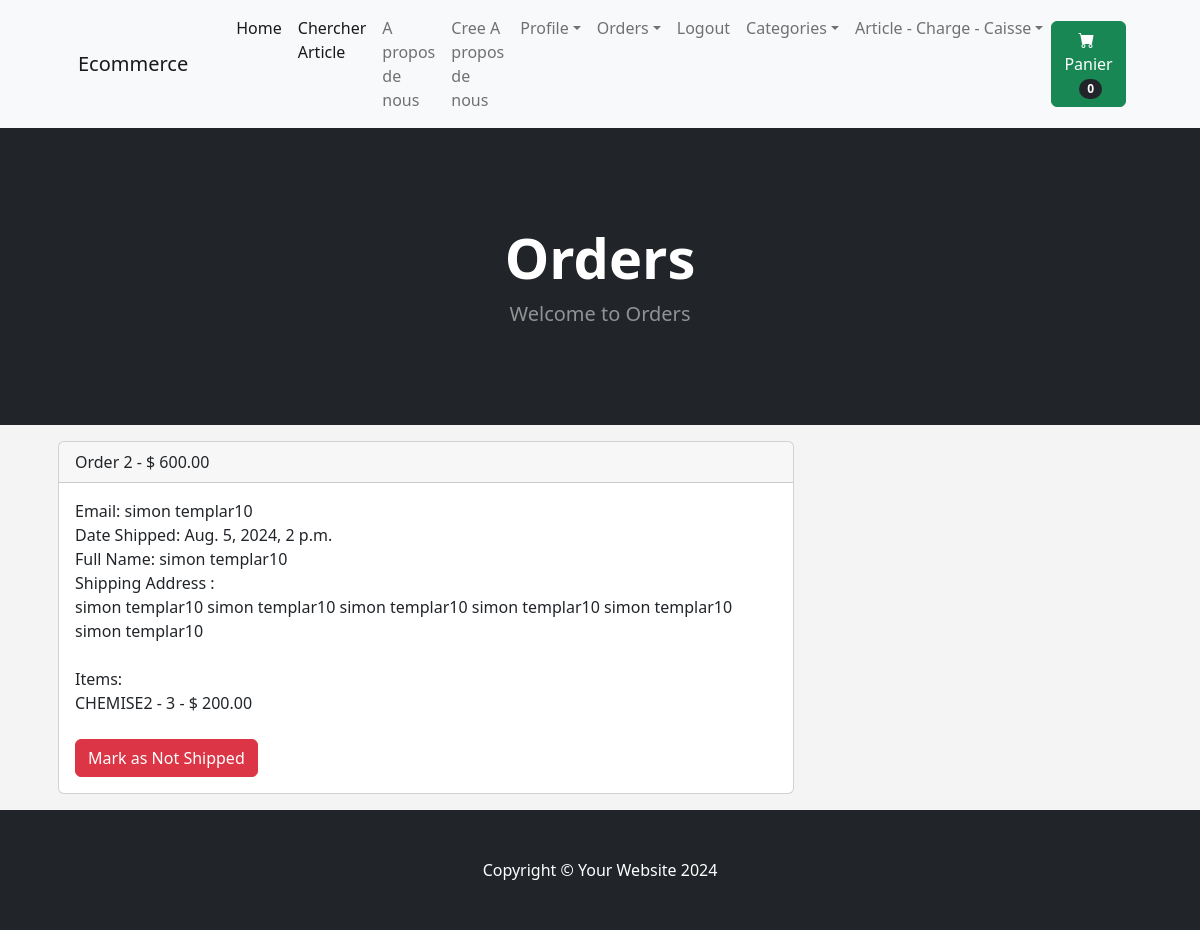
/payment/orders/2 (signed in), run on an earlier commit of the app's database.
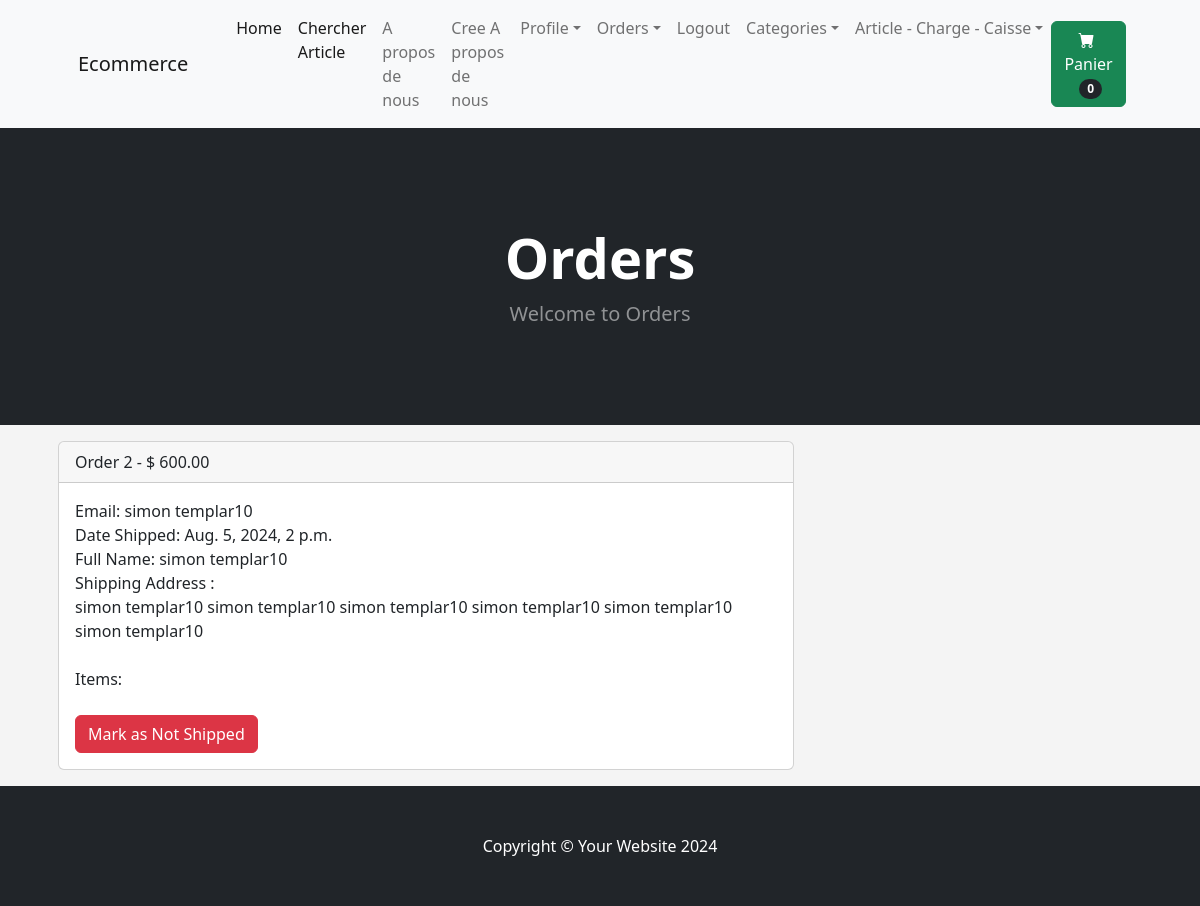
And on a later commit of the database.
### payment_app/models.py (models this page shows, shortened)
class OrderItem(models.Model):
    user = models.ForeignKey(User, on_delete=models.CASCADE, null=True, blank=True)
    order = models.ForeignKey(Order, on_delete=models.CASCADE, null=True, blank=True)
    product = models.ForeignKey(Product, on_delete=models.CASCADE, null=True, blank=True)
    quantity = models.PositiveBigIntegerField(default=1, null=True, blank=True)
    price = models.DecimalField(max_digits=10,decimal_places=2, null=True, blank=True)

### store_app/models.py (models this page shows)
class Product(models.Model):
    name=models.CharField(max_length=100)
    price=models.DecimalField(default=0, decimal_places=2, max_digits=6)
    category=models.ForeignKey(Category, on_delete=models.CASCADE, default=1)
    description=models.CharField(max_length=250, default='', blank=True, null=True)
    image=models.ImageField(upload_to='uploads/product/')
    is_sale=models.BooleanField(default=False)
    sale_price=models.DecimalField(default=0, decimal_places=2, max_digits=6)
    quantite_product=models.IntegerField('Qantité article' , null=True, blank=True,default=0)
    def __str__(self) :
        return self.name

### payment_app/views.py (the view, shortened to what this page needs)
# urls.py: path('orders/<int:pk>', views.orders, name='orders'),
def orders(request, pk):
    if request.user.is_authenticated and request.user.is_superuser:
        order = Order.objects.get(id=pk)
        items = OrderItem.objects.filter(order=pk)
        return render(request, "payment_app/orders.html", {"order":order, "items":items})
    else:
        messages.success(request, "Access Denied.....")
        return redirect('home')

### cart_app/cart.py (called while the page is built)
    def __len__(self):
        return len(self.cart)

### cart_app/context_processors.py (called while the page is built)
def cart(request):
    context={'cart':Cart(request)}
    return context

### payment_app/templates/payment_app/orders.html (shortened to what this page needs)
{% extends 'store_app/base.html' %}
{% block content %}
 <header class="bg-dark py-5">
    <div class="container px-4 px-lg-5 my-5">
        <div class="text-center text-white">
            <h1 class="display-4 fw-bolder">Orders</h1>
            <p class="lead fw-normal text-white-50 mb-0">Welcome to Orders</p>
        </div>
    </div>
</header>
<div class="container">
    <div class="row">
        <div class="col-8 m-3">
     <div class="card">
        <div class="card-header">
            Order {{ order.id }} - $ {{ order.amount_paid }}
        </div>
        <div class="card-body">
         Email: {{ order.email }} <br>
         {% if order.date_shipped %}
         Date Shipped: {{order.date_shipped}}
         {% else %}
         Date Ordered: {{order.date_ordered}}
         {% endif %}
         <br>
         Full Name:  {{order.full_name}} <br>
         Shipping Address : <br>{{order.shipping_address}}
         <br><br>
         Items: <br>
         {% for item in items %}
            {{ item.product }} - {{ item.quantity }} - $ {{ item.price }} <br>
         {% endfor %}
         <br>
         {% if not order.shipped %}
         <form action="" method="post">
            {% csrf_token %}
            <input type="hidden" name="shipping_status" value="true">
            <button type="submit" class="btn btn-success">Mark as Shipped</button>
        </form>
         {% else %}
         <form action="" method="post">
            <button type="submit" class="btn btn-danger">Mark as Not Shipped</button>
        </form>
         {% endif %}
        </div>
      </div>
        </div>
    </div>
</div>
{% endblock %}

What changed in the data, as far as the page shows it:
removed OrderItem: product "CHEMISE2", quantity "3", price "200.00"
